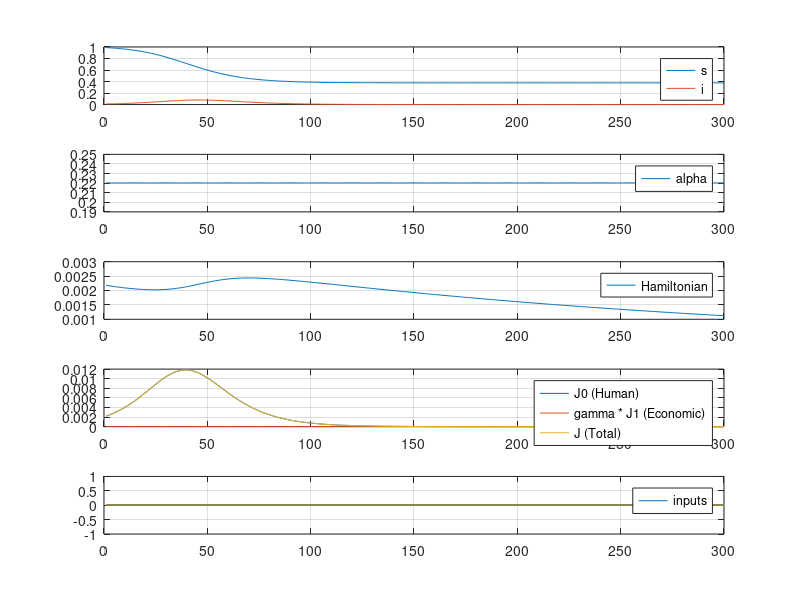

MATLAB code to generate this figure:
% A script for testing optimal control of an SI model with
% non-pharmaceutical intervention plans as control inputs
%
% Corresponds to TWO-variable state equations in notes

close all
clear
clc

dt = 1; % Time unit
T = 300; % Time length
I0 = 1000; % initial infected seed
N = 100000; % total population
L = 12;
K = round(T/dt); % number of samples

u = zeros(L, K); % control inputs
% control input weights
ww = rand(L, 1); ww = L*ww/sum(ww);
w = diag(ww) * ones(L, K);
A = 0.01 * rand(L, 1);
u_min = zeros(L, 1);
u_max = round(4.0 * rand(L, 1));

alpha_min = 0.0;
alpha_max = 1.0;

s = zeros(1, K); % susceptibles
i = zeros(1, K); % infected
alpha = zeros(1, K); % infection rate
rho = zeros(1, K); % combined S costate (shadow state)
lambda2 = zeros(1, K); % I costate (shadow state)
H = zeros(1, K); % Hamiltonian
J0 = zeros(1, K); % human factor cost
J1 = zeros(1, K); % economic factor cost
J = zeros(1, K); % total cost

gamma = 0    *    1e-7;
beta = 1/7.0;
s(1) = (N-I0)/N;
i(1) = I0/N;
rho(1) = -1.0;
lambda2(1) = 0.0;

for t = 1 : K
    % Optimal control
    u(: , t) = round(max(u_min, min(u_max, gamma * w(:, t) ./ (-2 * A * s(t) * i(t) * rho(t)))));
    alpha(t) =  sum(A .* (u_max .^ 2 - u(:, t) .^ 2));
%     sum(A .* (u_max .^ 2 - u(:, t) .^ 2))
    sum(u(: , t))
%     alpha(t)
    
    % Hamiltonian
    H(t) = -rho(t) * alpha(t) * s(t) * i(t) - beta * lambda2(t) * i(t) + gamma * w(:, t)' * u(: , t);
    
    % Costs
    J0(t) = alpha(t) * s(t) * i(t);
    J1(t) = w(:, t)' * u(: , t);
    J(t) = J0(t) + gamma * J1(t);
    
    if(t < K)
        % Costate equations
        rho(t + 1) = rho(t) + dt * rho(t) * alpha(t) * (i(t) - s(t)) - dt * beta * lambda2(t);
        lambda2(t + 1) = lambda2(t) + dt * rho(t) * alpha(t) * s(t) + dt * beta * lambda2(t);
        
        % State equations
        s(t + 1) = max(0.0, min(1.0, s(t) - dt * alpha(t) * s(t) * i(t)));
        i(t + 1) = max(0.0, min(1.0, i(t) + dt * alpha(t) * s(t) * i(t) - dt * beta * i(t)));
    end
end

figure
subplot(511);
plot(s)
hold on
plot(i)
grid
legend('s', 'i');

subplot(512);
plot(alpha)
grid
legend('alpha');

subplot(513);
plot(H)
grid
legend('Hamiltonian');

subplot(514);
plot(J0)
hold on
plot(gamma * J1)
plot(J)
grid
legend('J0 (Human)', 'gamma * J1 (Economic)', 'J (Total)');

subplot(515);
plot(u');
grid
legend('inputs');
